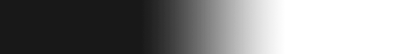
#> input picture main/resources/images/deck_preview/deck_preview_mask.png, 400 x 54 px
$ python -i FileTool.py   (imports and definitions only)   (older library calls are emulated)
#> lines starting #> are read from the running program, lines starting #| are printed output that depends on the picture
import binascii
import json
import os

import pymem
from enums.GamePlatform import EGamePlatform
from enums.GwentEnum import CardType, Location, Rarity
from PIL import Image, ImageDraw, ImageFile, ImageFont, ImageTk


# [9 lines left out: function resetVersionPlatformAddress, not called in this run]

def getGlobalConfig():
    cardDict = open(r"main/resources/config/global_config.json", "r",encoding="utf-8")
    return json.loads(cardDict.read())
def saveGlobalConfig(data):
    fp=open("main/resources/config/global_config.json","w",encoding="utf-8")
    json.dump(data,fp=fp,ensure_ascii=False)

def getVersion():
    cardDict = open(r"main/resources/config/version.json", "r",encoding="utf-16")
    return json.loads(cardDict.read())

def saveVersion(version):
    fp=open("main/resources/config/version.json","w",encoding="utf-16")
    json.dump(version,fp=fp,ensure_ascii=False)

def getCardDataJsonDict():
    cardDict = open(r"main/resources/config/card_json_local.json", "r",encoding="utf-8")
    return json.loads(cardDict.read())

def getCardDataJsonDict16():
    cardDict = open(r"main/resources/config/card_json_local.json", "r",encoding="utf-16")
    return json.loads(cardDict.read())

def getLeaderCardDataJsonDict():
    cardDict = open(r"main/resources/data/LeaderCardData.json", "r",encoding="utf-8")
    return json.loads(cardDict.read())

def getDeckDataJsonDict():
    cardDict = open(r"main/resources/data/decks.json", "r",encoding="utf-16")
    return json.loads(cardDict.read())
# 图片相关
# 图片爬取在其他文件
############################## ############################### ############################### ############################### #
# 压缩图片文件
# [70 lines left out: functions compress_image, bath_img_compress, crop_img_to_deck, bath_img_crop, compress_image_by_resize, bath_img_compress_by_resize, not called in this run]

# 拼接卡组预览缩略图
def composite_deck_preview(in_path,out_path):
#> called with out_path = 'out.png'
    layer_core = Image.open(in_path).convert('RGBA')   # 底图背景
#> layer_core is the input picture: PIL image 400x54 RGBA; mean R, G, B, A 20.4, 32.2, 21.9, 122.6
    layer_mask = Image.open(r"main/resources/images/deck_preview/deck_preview_mask.png").convert('RGBA')    # mask
    layer_frame = Image.open(r"main/resources/images/deck_preview/deck_preview_golden_frame.png").convert('RGBA')    # frame
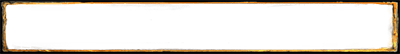
#> input picture Images/deck_preview/deck_preview_golden_frame.png, 400 x 54 px, found by its file name
#> layer_frame is the input picture: PIL image 400x54 RGBA; mean R, G, B, A 79.8, 99.5, 63.8, 45.8
    layer_start = Image.open(r"main/resources/images/deck_preview/deck_preview_star.png").convert('RGBA')    # frame
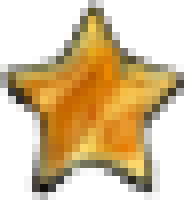
#> input picture Images/deck_preview/deck_preview_star.png, 23 x 25 px, found by its file name (shown 8 times larger)
#> layer_start is the input picture: PIL image 23x25 RGBA; mean R, G, B, A 117.1, 110.7, 55.8, 123.4

    final = Image.new("RGBA", layer_frame.size)             # 合成的image
#> final: PIL image 400x54 RGBA; every value is 0
    final.paste(layer_core, (0,2) , layer_core)
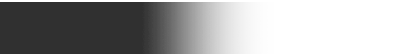
#> final: PIL image 400x54 RGBA; mean R, G, B, A 0, 0, 0, 95.6; transparent parts drawn white
    final.paste(layer_mask, (0,0) , layer_mask)
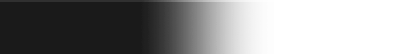
#> final: PIL image 400x54 RGBA; mean R, G, B, A 0, 0, 0, 113.8; transparent parts drawn white
    final.paste(layer_frame,(0,0) ,layer_frame)
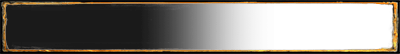
#> final: PIL image 400x54 RGBA; mean R, G, B, A 17.6, 12.2, 5, 136.3; transparent parts drawn white
    final.paste(layer_start,(15,14) ,layer_start)

    final = final.convert('RGB')
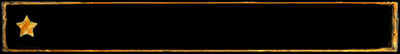
#> final: PIL image 400x54 RGB; mean R, G, B 19.8, 13.8, 5.6
    final.save(out_path)

# 批量片接卡组预览缩略图
# [279 lines left out: functions bath_composite_preview, composite_deck_info, composite_leader_card, get_num_img, getTextImg, get_deck_preview_img and 7 more, not called in this run]

def get_img(path):
    return Image.open(path)


############################## ############################### ############################### ############################### #
# 获取程式模块基址
# [7 lines left out: function get_baseAddress, not called in this run]

def main():
    get_baseAddress()

# [23 lines not run here, left out]

>>> result = composite_deck_preview('../resources/images/deck_preview/deck_preview_mask.png', 'out.png')
